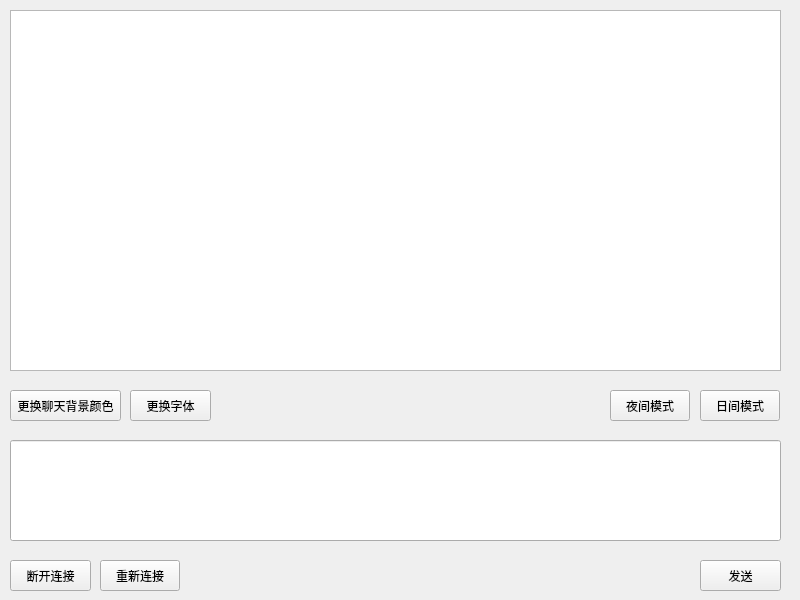
<?xml version="1.0" encoding="UTF-8"?>
<ui version="4.0">
 <class>Form</class>
 <widget class="QWidget" name="Form">
  <property name="enabled">
   <bool>true</bool>
  </property>
  <property name="geometry">
   <rect>
    <x>0</x>
    <y>0</y>
    <width>800</width>
    <height>600</height>
   </rect>
  </property>
  <property name="windowTitle">
   <string>Form</string>
  </property>
  <widget class="QLineEdit" name="lineEdit">
   <property name="geometry">
    <rect>
     <x>10</x>
     <y>440</y>
     <width>771</width>
     <height>101</height>
    </rect>
   </property>
  </widget>
  <widget class="QPushButton" name="pushButton">
   <property name="geometry">
    <rect>
     <x>700</x>
     <y>560</y>
     <width>81</width>
     <height>31</height>
    </rect>
   </property>
   <property name="text">
    <string>发送</string>
   </property>
  </widget>
  <widget class="QPushButton" name="pushButton_2">
   <property name="geometry">
    <rect>
     <x>10</x>
     <y>560</y>
     <width>81</width>
     <height>31</height>
    </rect>
   </property>
   <property name="text">
    <string>断开连接</string>
   </property>
  </widget>
  <widget class="QTextBrowser" name="textBrowser">
   <property name="geometry">
    <rect>
     <x>10</x>
     <y>10</y>
     <width>771</width>
     <height>361</height>
    </rect>
   </property>
  </widget>
  <widget class="QPushButton" name="pushButton_3">
   <property name="geometry">
    <rect>
     <x>10</x>
     <y>390</y>
     <width>111</width>
     <height>31</height>
    </rect>
   </property>
   <property name="text">
    <string>更换聊天背景颜色</string>
   </property>
  </widget>
  <widget class="QPushButton" name="pushButton_4">
   <property name="geometry">
    <rect>
     <x>130</x>
     <y>390</y>
     <width>81</width>
     <height>31</height>
    </rect>
   </property>
   <property name="text">
    <string>更换字体</string>
   </property>
  </widget>
  <widget class="QPushButton" name="pushButton_5">
   <property name="geometry">
    <rect>
     <x>100</x>
     <y>560</y>
     <width>80</width>
     <height>31</height>
    </rect>
   </property>
   <property name="text">
    <string>重新连接</string>
   </property>
  </widget>
  <widget class="QPushButton" name="pushButton_6">
   <property name="geometry">
    <rect>
     <x>610</x>
     <y>390</y>
     <width>80</width>
     <height>31</height>
    </rect>
   </property>
   <property name="text">
    <string>夜间模式</string>
   </property>
  </widget>
  <widget class="QPushButton" name="pushButton_7">
   <property name="geometry">
    <rect>
     <x>700</x>
     <y>390</y>
     <width>80</width>
     <height>31</height>
    </rect>
   </property>
   <property name="text">
    <string>日间模式</string>
   </property>
  </widget>
 </widget>
 <resources/>
 <connections/>
</ui>
